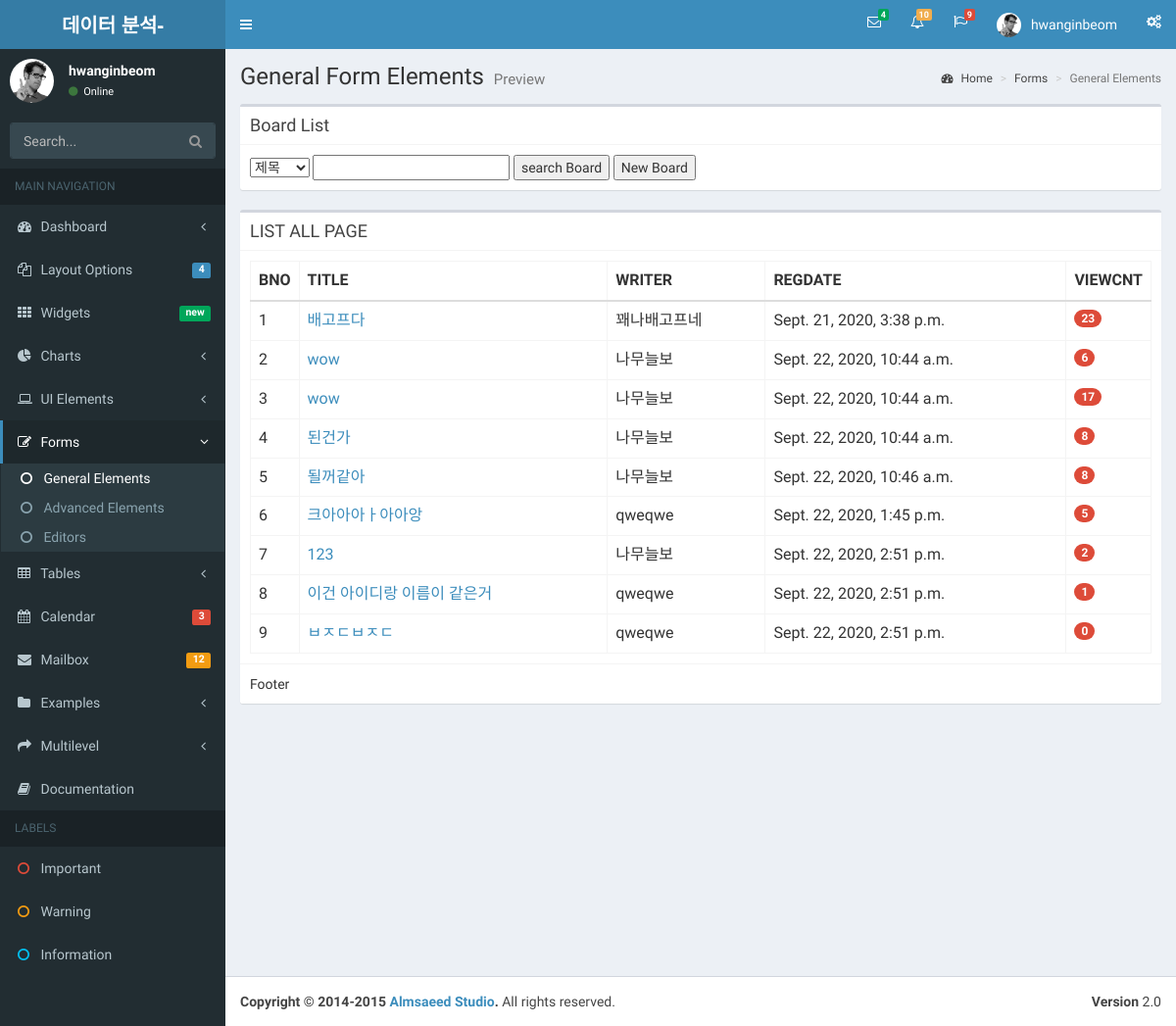
Page /bbs/bbs_list/ (signed in) on the earlier database version.
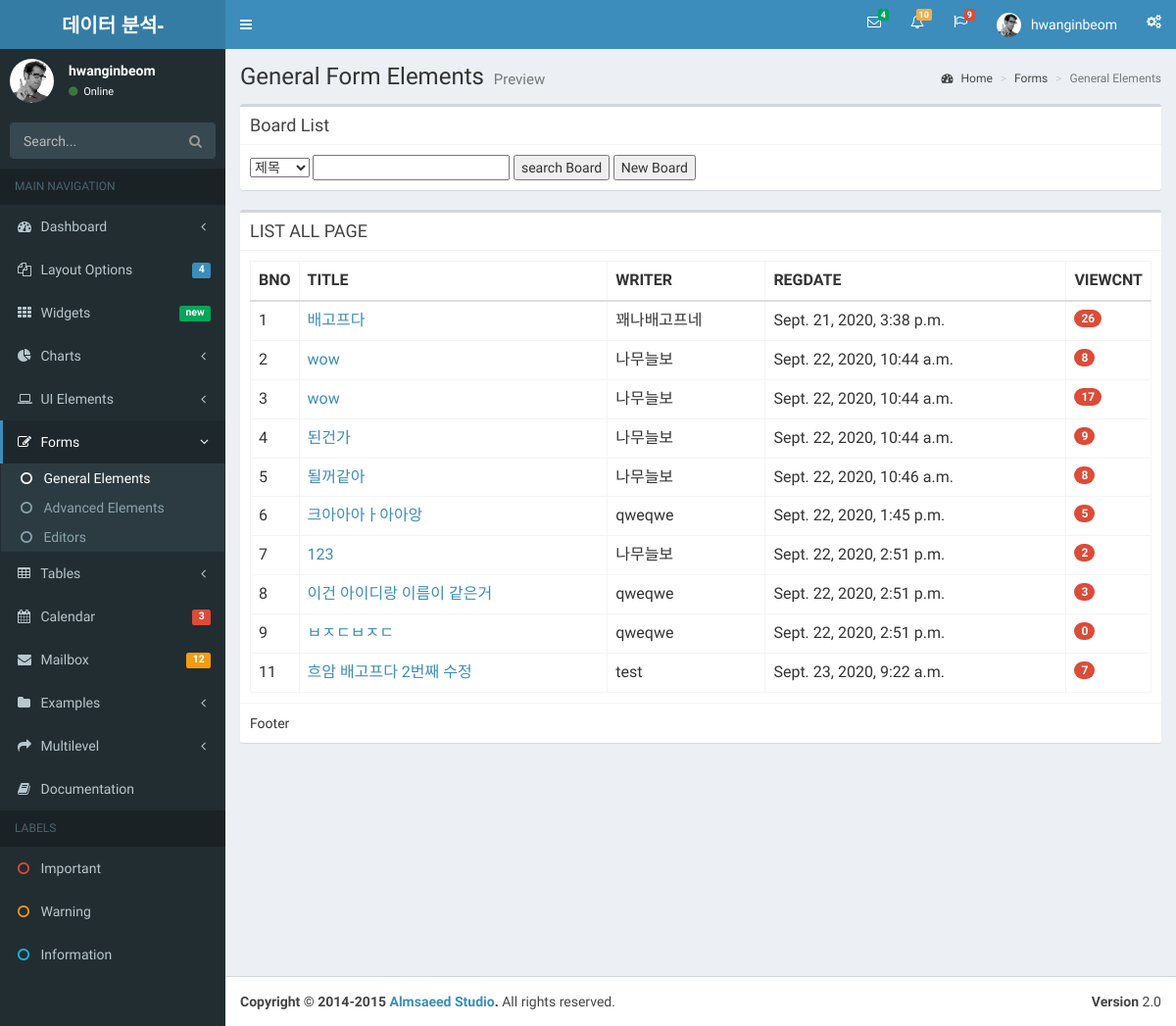
Same page on the later database version.
### BbsApp/models.py (models this page shows)
class Bbs(models.Model):
    title = models.CharField(max_length=50)
    writer = models.CharField(max_length=50)
    content = models.TextField()
    regdate = models.DateTimeField(default=timezone.now())
    viewcnt = models.IntegerField(default=0)

### BbsApp/views.py (the view)
# urls.py: path('bbs_list/', views.list, name='bbs_list'),
def list(request):
    boards = Bbs.objects.all()
    print('boadrds result-', boards)
    context = {'boards': boards,
               'id': request.session['user_id'],  # 이러한 방법도 가능
               'name': request.session['user_name']
               }
    return render(request, 'list.html', context)

### BbsApp/templates/list.html (shortened to what this page needs)
{% include 'header.html' %}
{% block content %}
<section class="content">
   <div class="row">
      <div class="col-md-12">
         <div class='box'>
            <div class="box-header with-border">
               <h3 class="box-title">Board List</h3>
            </div>
            <div class='box-body'>
               <select id="searchType">
                  <option value="title">제목</option>
               </select>
               <input type="text" id="searchKeyword">
               <button id='searchBtn'>search Board</button>
               <button id='newBtn'>New Board</button>
            </div>
         </div>
          <div class="box">
            <div class="box-header with-border">
               <h3 class="box-title">LIST ALL PAGE</h3>
            </div>
            <div class="box-body">
{% if boards %}
<table class="table table-bordered">
   <tr>
      <th style="width: 10px">BNO</th>
      <th>TITLE</th>
      <th>WRITER</th>
      <th>REGDATE</th>
      <th style="width: 40px">VIEWCNT</th>
   </tr>
   <tbody id="tbody">
   {% for board in boards %}
   <tr>
      <td>{{board.id}}</td>
      <td><a href="{% url 'bbs_read' id=board.id %}">{{board.title}}</a></td>
      <td>{{board.writer}}</td>
      <td>{{board.regdate}}</td>
      <td><span class="badge bg-red">{{board.viewcnt}}</span></td>
   </tr>
   {% endfor %}
   </tbody>
</table>
{% else %}
               <p>데이터가 존재하지 않습니다.</p>
{% endif %}
            </div>
            <div class="box-footer">Footer</div>
         </div>
      </div>
   </div>
</section>
</div>
{% endblock %}
{% include 'footer.html' %}

Differences in the rows shown:
changed Bbs "배고프다": viewcnt "23" → "26"
changed Bbs id 2: viewcnt "6" → "8"
changed Bbs "된건가": viewcnt "8" → "9"
changed Bbs "이건 아이디랑 이름이 같은거": viewcnt "1" → "3"
added Bbs: id "11", title "흐암 배고프다 2번째 수정", writer "test", regdate "Sept. 23, 2020, 9:22 a.m.", viewcnt "7"
